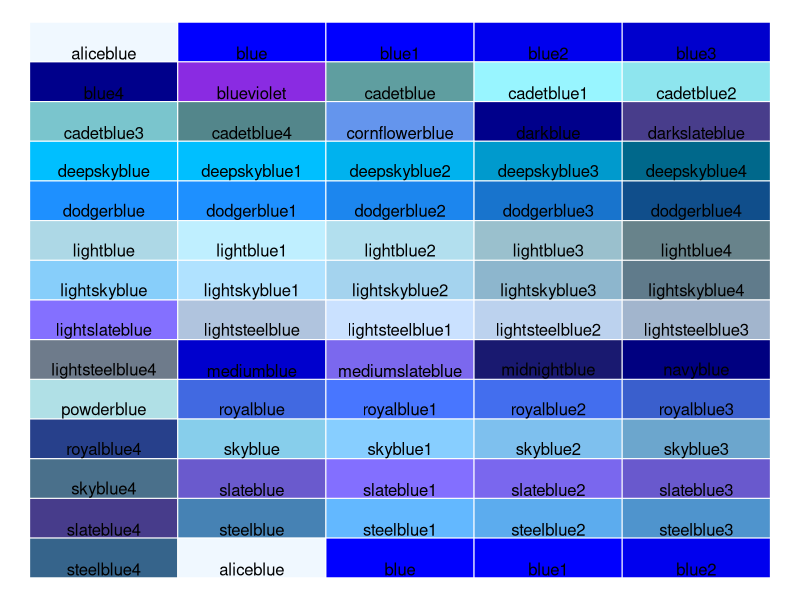

The R source for this figure:
# taken from https://r-graph-gallery.com/42-colors-names.html

library(ggplot2)
library(tidyverse)

par(mar=c(0,0,0,0))

# Empty chart
plot(0, 0, type = "n", xlim = c(0, 1), ylim = c(0, 1), axes = FALSE, xlab = "", ylab = "")

# Settings
line <- 14
col <- 5

# Add color background
rect(  
  rep((0:(col - 1)/col),line) ,  
  sort(rep((0:(line - 1)/line),col),decreasing=T),   
  rep((1:col/col),line) , 
  sort(rep((1:line/line),col),decreasing=T),  
  border = "white" , 
  #col=colors()[seq(1,line*col)])
  col=colors()[str_detect(colours(), "blue")])

# Color names
text(  
  rep((0:(col - 1)/col),line)+0.1 ,  
  sort(rep((0:(line - 1)/line),col),decreasing=T)+0.015 , 
  #colors()[seq(1,line*col)]  , 
  colors()[str_detect(colours(), "blue")]  ,
  cex=1)
